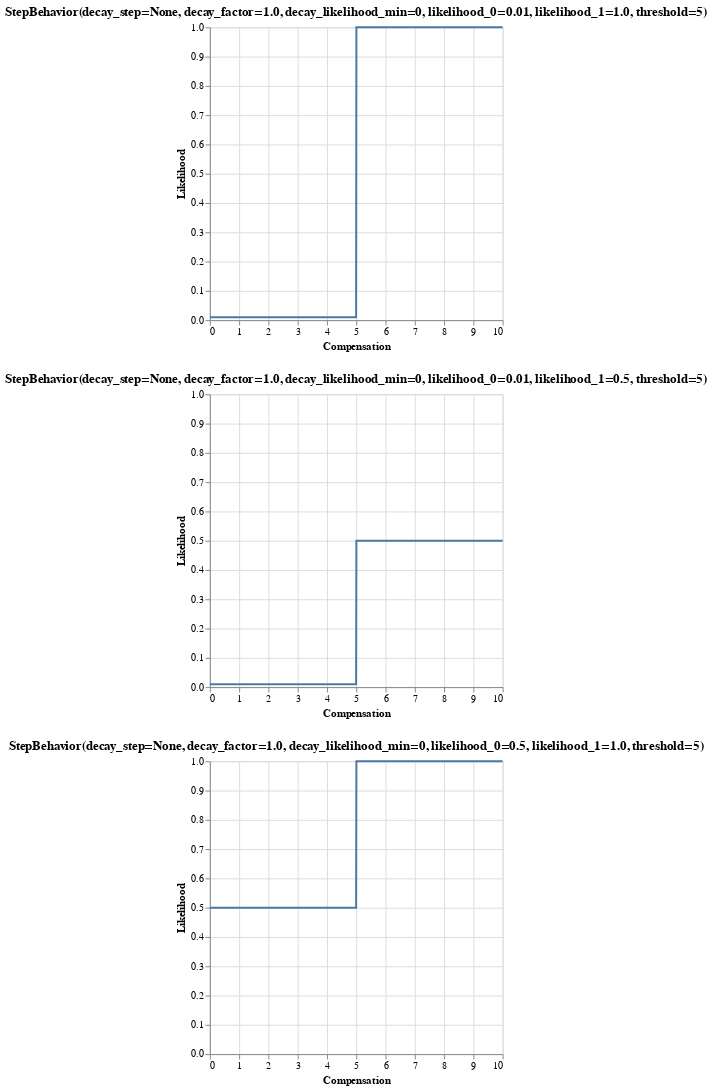

Notebook code cell kept with this figure:
### Code cell
import altair as alt


plots = [vis_behavior(b(), min(COMPENSATIONS), max(COMPENSATIONS), title=str(b())) for b in BEHAVIORS]
alt.vconcat(*plots)

### Figure 1 — Vega-Lite specification as saved in the notebook (floating-point values rounded to 4 significant figures; data arrays with more than 128 entries replaced by an {"elided": "..."} marker saying what was removed)
{"config": {"view": {"continuousWidth": 300, "continuousHeight": 300}}, "vconcat": [{"data": {"name": "data-bc453c64b1ffa0639d490ae00a92388f"}, "mark": {"type": "line"}, "encoding": {"x": {"field": "x", "title": "Compensation", "type": "quantitative"}, "y": {"field": "y", "scale": {"domain": [0, 1]}, "title": "Likelihood", "type": "quantitative"}}, "title": "StepBehavior(decay_step=None, decay_factor=1.0, decay_likelihood_min=0, likelihood_0=0.01, likelihood_1=1.0, threshold=5)"}, {"data": {"name": "data-a452bedffe2101e3b966aca2780d1eec"}, "mark": {"type": "line"}, "encoding": {"x": {"field": "x", "title": "Compensation", "type": "quantitative"}, "y": {"field": "y", "scale": {"domain": [0, 1]}, "title": "Likelihood", "type": "quantitative"}}, "title": "StepBehavior(decay_step=None, decay_factor=1.0, decay_likelihood_min=0, likelihood_0=0.01, likelihood_1=0.5, threshold=5)"}, {"data": {"name": "data-a1f8ba04307efc6fb17021d27f87e34b"}, "mark": {"type": "line"}, "encoding": {"x": {"field": "x", "title": "Compensation", "type": "quantitative"}, "y": {"field": "y", "scale": {"domain": [0, 1]}, "title": "Likelihood", "type": "quantitative"}}, "title": "StepBehavior(decay_step=None, decay_factor=1.0, decay_likelihood_min=0, likelihood_0=0.5, likelihood_1=1.0, threshold=5)"}], "$schema": "https://vega.github.io/schema/vega-lite/v5.16.3.json", "datasets": {"data-bc453c64b1ffa0639d490ae00a92388f": {"elided": "1000 records"}, "data-a452bedffe2101e3b966aca2780d1eec": {"elided": "1000 records"}, "data-a1f8ba04307efc6fb17021d27f87e34b": {"elided": "1000 records"}}}
